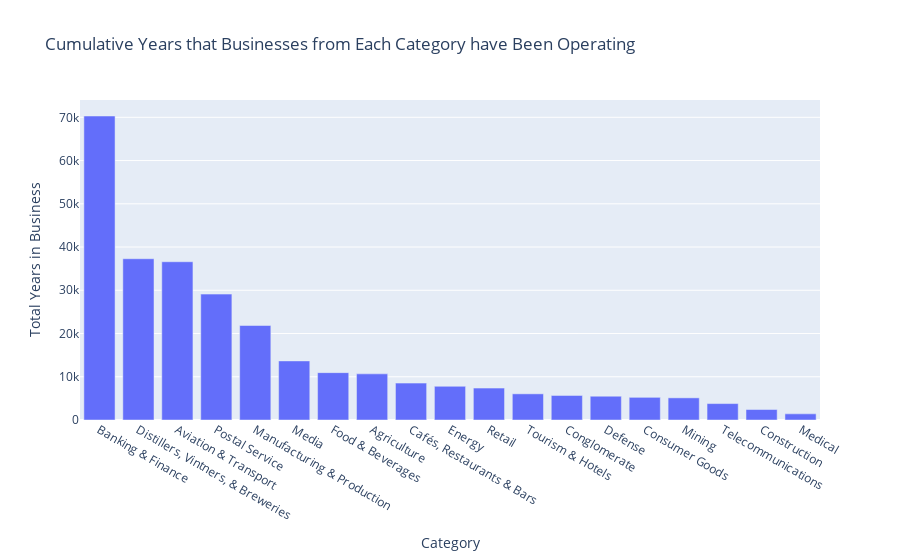

Notebook cell for this chart:
### Code cell
# Create a bar chart showing the cumulative years that businesses from each category have been operating
fig = px.bar(years_business_cats.sort_values(by="total_years_in_business", ascending=False).reset_index(), 
             x="category", y="total_years_in_business",
             title="Cumulative Years that Businesses from Each Category have Been Operating",
             labels={"category": "Category", "total_years_in_business": "Total Years in Business"})

fig.show()

### Figure 1 — Plotly figure (JSON) as saved in the notebook; plotly's stock layout.template omitted (floating-point values rounded to 4 significant figures)
{"data": [{"alignmentgroup": "True", "hovertemplate": "Category=%{x}<br>Total Years in Business=%{y}<extra></extra>", "legendgroup": "", "marker": {"color": "#636efa", "pattern": {"shape": ""}}, "name": "", "offsetgroup": "", "orientation": "v", "showlegend": false, "textposition": "auto", "type": "bar", "x": ["Banking & Finance", "Distillers, Vintners, & Breweries", "Aviation & Transport", "Postal Service", "Manufacturing & Production", "Media", "Food & Beverages", "Agriculture", "Cafés, Restaurants & Bars", "Energy", "Retail", "Tourism & Hotels", "Conglomerate", "Defense", "Consumer Goods", "Mining", "Telecommunications", "Construction", "Medical"], "xaxis": "x", "y": [70302, 37292, 36598, 29113, 21854, 13663, 10953, 10669, 8532, 7792, 7390, 6051, 5671, 5497, 5243, 5123, 3797, 2423, 1422], "yaxis": "y"}], "layout": {"barmode": "relative", "legend": {"tracegroupgap": 0}, "title": {"text": "Cumulative Years that Businesses from Each Category have Been Operating"}, "xaxis": {"anchor": "y", "domain": [0, 1], "title": {"text": "Category"}}, "yaxis": {"anchor": "x", "domain": [0, 1], "title": {"text": "Total Years in Business"}}}}
